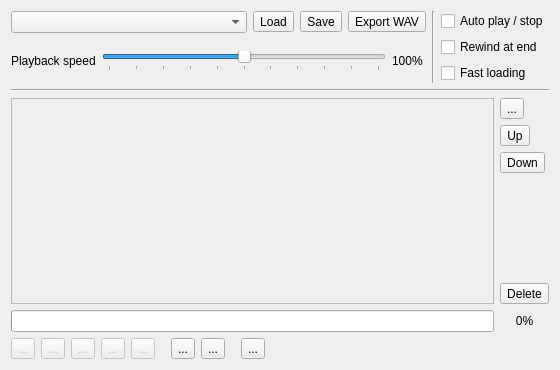
<?xml version="1.0" encoding="UTF-8"?>
<ui version="4.0">
 <class>TapeWin</class>
 <widget class="QDialog" name="TapeWin">
  <property name="geometry">
   <rect>
    <x>0</x>
    <y>0</y>
    <width>560</width>
    <height>370</height>
   </rect>
  </property>
  <property name="windowTitle">
   <string>Tape Player</string>
  </property>
  <property name="windowIcon">
   <iconset resource="../xpeccy.qrc">
    <normaloff>:/images/tape.png</normaloff>:/images/tape.png</iconset>
  </property>
  <layout class="QVBoxLayout" name="verticalLayout" stretch="0,0,10,0">
   <item>
    <layout class="QHBoxLayout" name="layTop" stretch="10,0,0">
     <item>
      <layout class="QVBoxLayout" name="layTapeCol">
       <item>
        <layout class="QHBoxLayout" name="layPath">
         <item>
          <widget class="xPathBox" name="tpath">
           <property name="toolTip">
            <string>The tape image in the machine, and the other sides beside it</string>
           </property>
          </widget>
         </item>
         <item>
          <widget class="QToolButton" name="loadBut">
           <property name="toolTip">
            <string>Open a tape image</string>
           </property>
           <property name="text">
            <string>Load</string>
           </property>
           <property name="icon">
            <iconset resource="../xpeccy.qrc">
             <normaloff>:/images/fileopen.png</normaloff>:/images/fileopen.png</iconset>
           </property>
          </widget>
         </item>
         <item>
          <widget class="QToolButton" name="saveBut">
           <property name="toolTip">
            <string>Save the tape to a file</string>
           </property>
           <property name="text">
            <string>Save</string>
           </property>
           <property name="icon">
            <iconset resource="../xpeccy.qrc">
             <normaloff>:/images/floppy.png</normaloff>:/images/floppy.png</iconset>
           </property>
          </widget>
         </item>
         <item>
          <widget class="QToolButton" name="expBut">
           <property name="toolTip">
            <string>Export the tape as a WAV recording</string>
           </property>
           <property name="text">
            <string>Export WAV</string>
           </property>
           <property name="icon">
            <iconset resource="../xpeccy.qrc">
             <normaloff>:/images/wav.png</normaloff>:/images/wav.png</iconset>
           </property>
          </widget>
         </item>
        </layout>
       </item>
       <item>
        <layout class="QHBoxLayout" name="laySpeed">
         <item>
          <widget class="QLabel" name="labSpeed">
           <property name="toolTip">
            <string>How fast the tape signal is played, in per cent of normal.
A few images made on machines with an unusual clock
load only when it is nudged either way</string>
           </property>
           <property name="text">
            <string>Playback speed</string>
           </property>
          </widget>
         </item>
         <item>
          <widget class="xSlider" name="sldSpeed">
           <property name="toolTip">
            <string>How fast the tape signal is played, in per cent of normal.
A few images made on machines with an unusual clock
load only when it is nudged either way</string>
           </property>
           <property name="minimum">
            <number>95</number>
           </property>
           <property name="maximum">
            <number>105</number>
           </property>
           <property name="pageStep">
            <number>1</number>
           </property>
           <property name="value">
            <number>100</number>
           </property>
           <property name="orientation">
            <enum>Qt::Horizontal</enum>
           </property>
           <property name="tickPosition">
            <enum>QSlider::TicksBelow</enum>
           </property>
           <property name="tickInterval">
            <number>1</number>
           </property>
          </widget>
         </item>
         <item>
          <widget class="QLabel" name="labSpeedVal">
           <property name="minimumSize">
            <size>
             <width>34</width>
             <height>0</height>
            </size>
           </property>
           <property name="text">
            <string>100%</string>
           </property>
          </widget>
         </item>
        </layout>
       </item>
       <item>
        <spacer name="spacerTape">
         <property name="orientation">
          <enum>Qt::Vertical</enum>
         </property>
         <property name="sizeType">
          <enum>QSizePolicy::Minimum</enum>
         </property>
         <property name="sizeHint" stdset="0">
          <size>
           <width>0</width>
           <height>0</height>
          </size>
         </property>
        </spacer>
       </item>
      </layout>
     </item>
     <item>
      <widget class="QFrame" name="linTop">
       <property name="frameShape">
        <enum>QFrame::VLine</enum>
       </property>
       <property name="frameShadow">
        <enum>QFrame::Sunken</enum>
       </property>
      </widget>
     </item>
     <item>
      <layout class="QHBoxLayout" name="layOpts">
       <item>
        <layout class="QVBoxLayout" name="layOptsTape">
         <item>
          <widget class="QCheckBox" name="cbAuto">
           <property name="toolTip">
            <string>Start the tape when a loader asks for it,
stop it between blocks</string>
           </property>
           <property name="text">
            <string>Auto play / stop</string>
           </property>
          </widget>
         </item>
         <item>
          <widget class="QCheckBox" name="cbRewind">
           <property name="toolTip">
            <string>At the end of the tape, Play or the next load starts it again;
a load goes on to the next tape of a set.
Off: the tape stops at the end</string>
           </property>
           <property name="text">
            <string>Rewind at end</string>
           </property>
          </widget>
         </item>
         <item>
          <widget class="QCheckBox" name="cbFast">
           <property name="toolTip">
            <string>Run at full speed, sound off and picture held, while a loader reads the tape</string>
           </property>
           <property name="text">
            <string>Fast loading</string>
           </property>
          </widget>
         </item>
         <item>
          <spacer name="layOptsTapeEnd">
           <property name="orientation">
            <enum>Qt::Vertical</enum>
           </property>
           <property name="sizeHint" stdset="0">
            <size>
             <width>0</width>
             <height>0</height>
            </size>
           </property>
          </spacer>
         </item>
        </layout>
       </item>
      </layout>
     </item>
    </layout>
   </item>
   <item>
    <widget class="QFrame" name="linHead">
     <property name="frameShape">
      <enum>QFrame::HLine</enum>
     </property>
     <property name="frameShadow">
      <enum>QFrame::Sunken</enum>
     </property>
    </widget>
   </item>
   <item>
    <layout class="QGridLayout" name="layMap" rowstretch="10,0" columnstretch="10,0">
     <item row="0" column="0">
      <widget class="xTapeCatTable" name="tapeList">
       <property name="enabled">
        <bool>false</bool>
       </property>
       <property name="editTriggers">
        <set>QAbstractItemView::NoEditTriggers</set>
       </property>
       <property name="alternatingRowColors">
        <bool>true</bool>
       </property>
       <property name="selectionMode">
        <enum>QAbstractItemView::SingleSelection</enum>
       </property>
       <property name="selectionBehavior">
        <enum>QAbstractItemView::SelectRows</enum>
       </property>
       <property name="gridStyle">
        <enum>Qt::DotLine</enum>
       </property>
       <attribute name="horizontalHeaderStretchLastSection">
        <bool>true</bool>
       </attribute>
       <attribute name="verticalHeaderVisible">
        <bool>false</bool>
       </attribute>
       <attribute name="verticalHeaderMinimumSectionSize">
        <number>17</number>
       </attribute>
       <attribute name="verticalHeaderDefaultSectionSize">
        <number>17</number>
       </attribute>
      </widget>
     </item>
     <item row="0" column="1">
      <layout class="QVBoxLayout" name="layBlkTools">
       <item>
        <widget class="QToolButton" name="tbToDisk">
         <property name="toolTip">
          <string>Copy the block to a disk as a TR-DOS file</string>
         </property>
         <property name="text">
          <string>...</string>
         </property>
         <property name="icon">
          <iconset resource="../xpeccy.qrc">
           <normaloff>:/images/fdd_disk.png</normaloff>:/images/fdd_disk.png</iconset>
         </property>
         <property name="popupMode">
          <enum>QToolButton::InstantPopup</enum>
         </property>
        </widget>
       </item>
       <item>
        <widget class="QToolButton" name="tbBlkUp">
         <property name="toolTip">
          <string>Move the block up</string>
         </property>
         <property name="text">
          <string>Up</string>
         </property>
         <property name="icon">
          <iconset resource="../xpeccy.qrc">
           <normaloff>:/images/arrow-up.png</normaloff>:/images/arrow-up.png</iconset>
         </property>
        </widget>
       </item>
       <item>
        <widget class="QToolButton" name="tbBlkDn">
         <property name="toolTip">
          <string>Move the block down</string>
         </property>
         <property name="text">
          <string>Down</string>
         </property>
         <property name="icon">
          <iconset resource="../xpeccy.qrc">
           <normaloff>:/images/arrow-down.png</normaloff>:/images/arrow-down.png</iconset>
         </property>
        </widget>
       </item>
       <item>
        <spacer name="spacerBlkTools">
         <property name="orientation">
          <enum>Qt::Vertical</enum>
         </property>
         <property name="sizeHint" stdset="0">
          <size>
           <width>20</width>
           <height>40</height>
          </size>
         </property>
        </spacer>
       </item>
       <item>
        <widget class="QToolButton" name="tbBlkDel">
         <property name="toolTip">
          <string>Delete the block</string>
         </property>
         <property name="text">
          <string>Delete</string>
         </property>
         <property name="icon">
          <iconset resource="../xpeccy.qrc">
           <normaloff>:/images/cancel.png</normaloff>:/images/cancel.png</iconset>
         </property>
        </widget>
       </item>
      </layout>
     </item>
     <item row="1" column="0">
      <widget class="QProgressBar" name="tapeBar">
       <property name="toolTip">
        <string>How far the tape stands into the block it is on</string>
       </property>
       <property name="value">
        <number>0</number>
       </property>
       <property name="textVisible">
        <bool>false</bool>
       </property>
      </widget>
     </item>
     <item row="1" column="1">
      <widget class="QLabel" name="labBarVal">
       <property name="minimumSize">
        <size>
         <width>34</width>
         <height>0</height>
        </size>
       </property>
       <property name="alignment">
        <set>Qt::AlignCenter</set>
       </property>
       <property name="text">
        <string>0%</string>
       </property>
      </widget>
     </item>
    </layout>
   </item>
   <item>
    <layout class="QHBoxLayout" name="layTransport">
     <item>
      <widget class="QToolButton" name="recBut">
       <property name="iconSize">
        <size>
         <width>20</width>
         <height>20</height>
        </size>
       </property>
       <property name="toolTip">
        <string>Record</string>
       </property>
       <property name="enabled">
        <bool>false</bool>
       </property>
       <property name="text">
        <string>...</string>
       </property>
       <property name="icon">
        <iconset resource="../xpeccy.qrc">
         <normaloff>:/images/tape-rec.png</normaloff>:/images/tape-rec.png</iconset>
       </property>
      </widget>
     </item>
     <item>
      <widget class="QToolButton" name="playBut">
       <property name="iconSize">
        <size>
         <width>20</width>
         <height>20</height>
        </size>
       </property>
       <property name="toolTip">
        <string>Play</string>
       </property>
       <property name="enabled">
        <bool>false</bool>
       </property>
       <property name="text">
        <string>...</string>
       </property>
       <property name="icon">
        <iconset resource="../xpeccy.qrc">
         <normaloff>:/images/tape-play.png</normaloff>:/images/tape-play.png</iconset>
       </property>
      </widget>
     </item>
     <item>
      <widget class="QToolButton" name="tbRewind">
       <property name="iconSize">
        <size>
         <width>20</width>
         <height>20</height>
        </size>
       </property>
       <property name="toolTip">
        <string>Rewind to the start</string>
       </property>
       <property name="enabled">
        <bool>false</bool>
       </property>
       <property name="text">
        <string>...</string>
       </property>
       <property name="icon">
        <iconset resource="../xpeccy.qrc">
         <normaloff>:/images/tape-rewind.png</normaloff>:/images/tape-rewind.png</iconset>
       </property>
      </widget>
     </item>
     <item>
      <widget class="QToolButton" name="stopBut">
       <property name="iconSize">
        <size>
         <width>20</width>
         <height>20</height>
        </size>
       </property>
       <property name="toolTip">
        <string>Stop</string>
       </property>
       <property name="enabled">
        <bool>false</bool>
       </property>
       <property name="text">
        <string>...</string>
       </property>
       <property name="icon">
        <iconset resource="../xpeccy.qrc">
         <normaloff>:/images/tape-stop.png</normaloff>:/images/tape-stop.png</iconset>
       </property>
      </widget>
     </item>
     <item>
      <widget class="QToolButton" name="tbEject">
       <property name="iconSize">
        <size>
         <width>20</width>
         <height>20</height>
        </size>
       </property>
       <property name="toolTip">
        <string>Eject the tape</string>
       </property>
       <property name="enabled">
        <bool>false</bool>
       </property>
       <property name="text">
        <string>...</string>
       </property>
       <property name="icon">
        <iconset resource="../xpeccy.qrc">
         <normaloff>:/images/tape-eject.png</normaloff>:/images/tape-eject.png</iconset>
       </property>
      </widget>
     </item>
     <item>
      <spacer name="sideGap">
       <property name="orientation">
        <enum>Qt::Horizontal</enum>
       </property>
       <property name="sizeType">
        <enum>QSizePolicy::Fixed</enum>
       </property>
       <property name="sizeHint" stdset="0">
        <size>
         <width>10</width>
         <height>20</height>
        </size>
       </property>
      </spacer>
     </item>
     <item>
      <widget class="QToolButton" name="tbPrevTape">
       <property name="iconSize">
        <size>
         <width>20</width>
         <height>20</height>
        </size>
       </property>
       <property name="toolTip">
        <string>Previous tape of the set</string>
       </property>
       <property name="text">
        <string>...</string>
       </property>
       <property name="icon">
        <iconset resource="../xpeccy.qrc">
         <normaloff>:/images/tape-prev.png</normaloff>:/images/tape-prev.png</iconset>
       </property>
      </widget>
     </item>
     <item>
      <widget class="QToolButton" name="tbNextTape">
       <property name="iconSize">
        <size>
         <width>20</width>
         <height>20</height>
        </size>
       </property>
       <property name="toolTip">
        <string>Next tape of the set</string>
       </property>
       <property name="text">
        <string>...</string>
       </property>
       <property name="icon">
        <iconset resource="../xpeccy.qrc">
         <normaloff>:/images/tape-next.png</normaloff>:/images/tape-next.png</iconset>
       </property>
      </widget>
     </item>
     <item>
      <spacer name="autoRevGap">
       <property name="orientation">
        <enum>Qt::Horizontal</enum>
       </property>
       <property name="sizeType">
        <enum>QSizePolicy::Fixed</enum>
       </property>
       <property name="sizeHint" stdset="0">
        <size>
         <width>10</width>
         <height>20</height>
        </size>
       </property>
      </spacer>
     </item>
     <item>
      <widget class="QToolButton" name="tbAutoRev">
       <property name="iconSize">
        <size>
         <width>20</width>
         <height>20</height>
        </size>
       </property>
       <property name="toolTip">
        <string>Autoreverse: at its end a tape goes on to the next one of its set</string>
       </property>
       <property name="checkable">
        <bool>true</bool>
       </property>
       <property name="text">
        <string>...</string>
       </property>
       <property name="icon">
        <iconset resource="../xpeccy.qrc">
         <normaloff>:/images/tape-autorev.png</normaloff>:/images/tape-autorev.png</iconset>
       </property>
      </widget>
     </item>
     <item>
      <spacer name="horizontalSpacer">
       <property name="orientation">
        <enum>Qt::Horizontal</enum>
       </property>
       <property name="sizeHint" stdset="0">
        <size>
         <width>40</width>
         <height>20</height>
        </size>
       </property>
      </spacer>
     </item>
    </layout>
   </item>
  </layout>
 </widget>
 <customwidgets>
  <customwidget>
   <class>xTapeCatTable</class>
   <extends>QTableView</extends>
   <header>stdlib.h</header>
  </customwidget>
  <customwidget>
   <class>xPathBox</class>
   <extends>QComboBox</extends>
   <header location="global">stdlib.h</header>
  </customwidget>
  <customwidget>
   <class>xSlider</class>
   <extends>QSlider</extends>
   <header location="global">stdlib.h</header>
  </customwidget>
 </customwidgets>
 <resources>
  <include location="../xpeccy.qrc"/>
 </resources>
 <connections/>
</ui>
